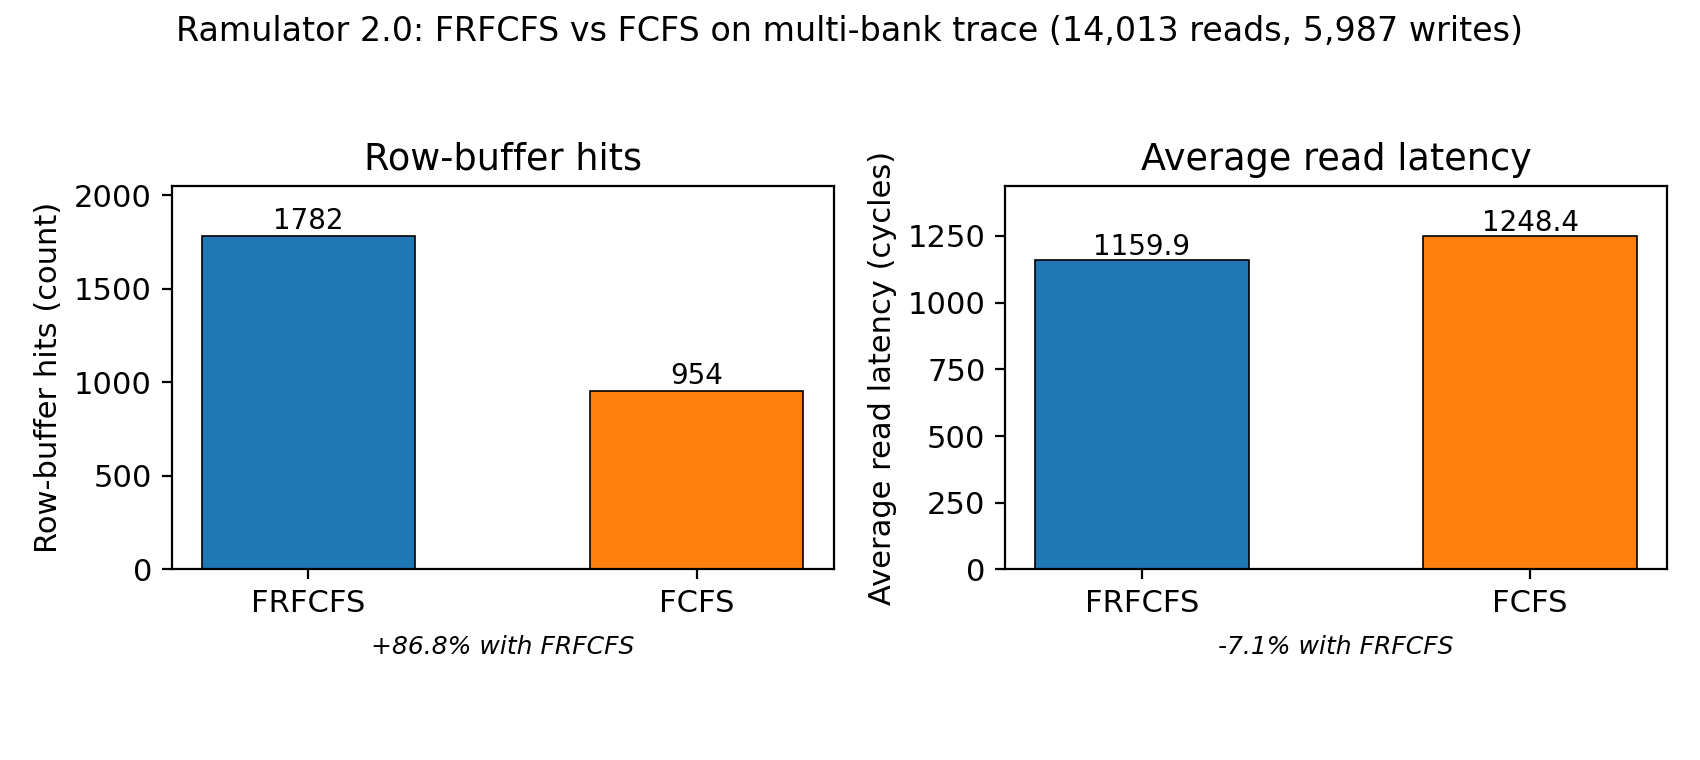

This chart was generated by the following Python code:
import matplotlib.pyplot as plt
import pandas as pd
import matplotlib
matplotlib.rcParams['font.size'] = 11

df = pd.read_csv('data/partD_scheduler.csv')
colors = ['#1f77b4', '#ff7f0e']

fig, axes = plt.subplots(1, 2, figsize=(8.5, 3.8))

axes[0].bar(df['scheduler'], df['row_buffer_hits'], color=colors, edgecolor='black', linewidth=0.6, width=0.55)
axes[0].set_ylabel('Row-buffer hits (count)')
axes[0].set_title('Row-buffer hits')
axes[0].set_ylim(0, max(df['row_buffer_hits'])*1.15)
for i, v in enumerate(df['row_buffer_hits']):
    axes[0].text(i, v + 40, str(v), ha='center', fontsize=10)
pct_hits = (df['row_buffer_hits'][0]/df['row_buffer_hits'][1] - 1) * 100
axes[0].text(0.5, -0.22, f'+{pct_hits:.1f}% with FRFCFS', transform=axes[0].transAxes, ha='center', fontsize=9, style='italic')

axes[1].bar(df['scheduler'], df['avg_read_latency_cycles'], color=colors, edgecolor='black', linewidth=0.6, width=0.55)
axes[1].set_ylabel('Average read latency (cycles)')
axes[1].set_title('Average read latency')
axes[1].set_ylim(0, max(df['avg_read_latency_cycles'])*1.15)
for i, v in enumerate(df['avg_read_latency_cycles']):
    axes[1].text(i, v + 20, f'{v:.1f}', ha='center', fontsize=10)
pct_lat = (df['avg_read_latency_cycles'][0]/df['avg_read_latency_cycles'][1] - 1) * 100
axes[1].text(0.5, -0.22, f'{pct_lat:.1f}% with FRFCFS', transform=axes[1].transAxes, ha='center', fontsize=9, style='italic')

fig.suptitle('Ramulator 2.0: FRFCFS vs FCFS on multi-bank trace (14,013 reads, 5,987 writes)', fontsize=12)
plt.tight_layout(rect=[0, 0.03, 1, 0.94])
plt.savefig('plots/plot_partD.png', dpi=200)
print("saved")
